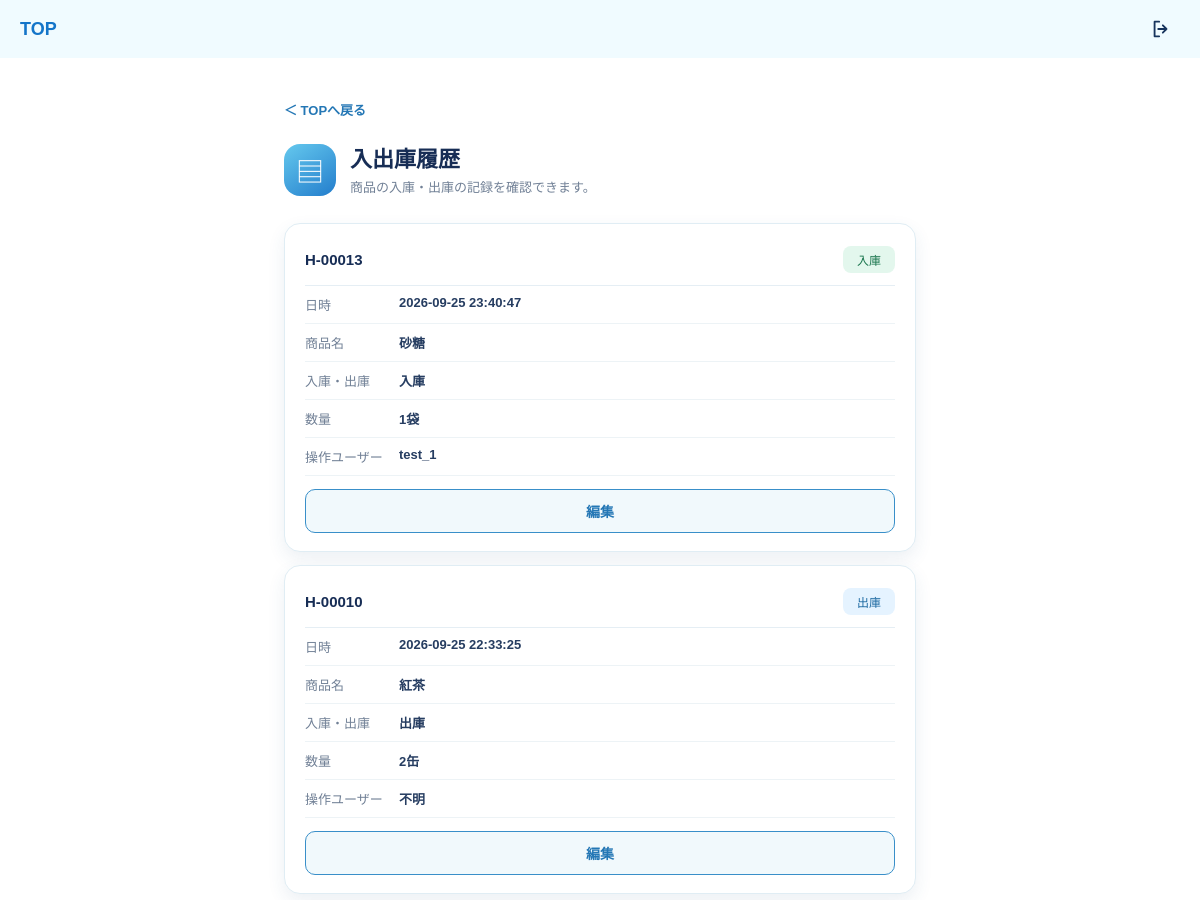
/history (signed in, upper part), run on an earlier commit of the app's database.
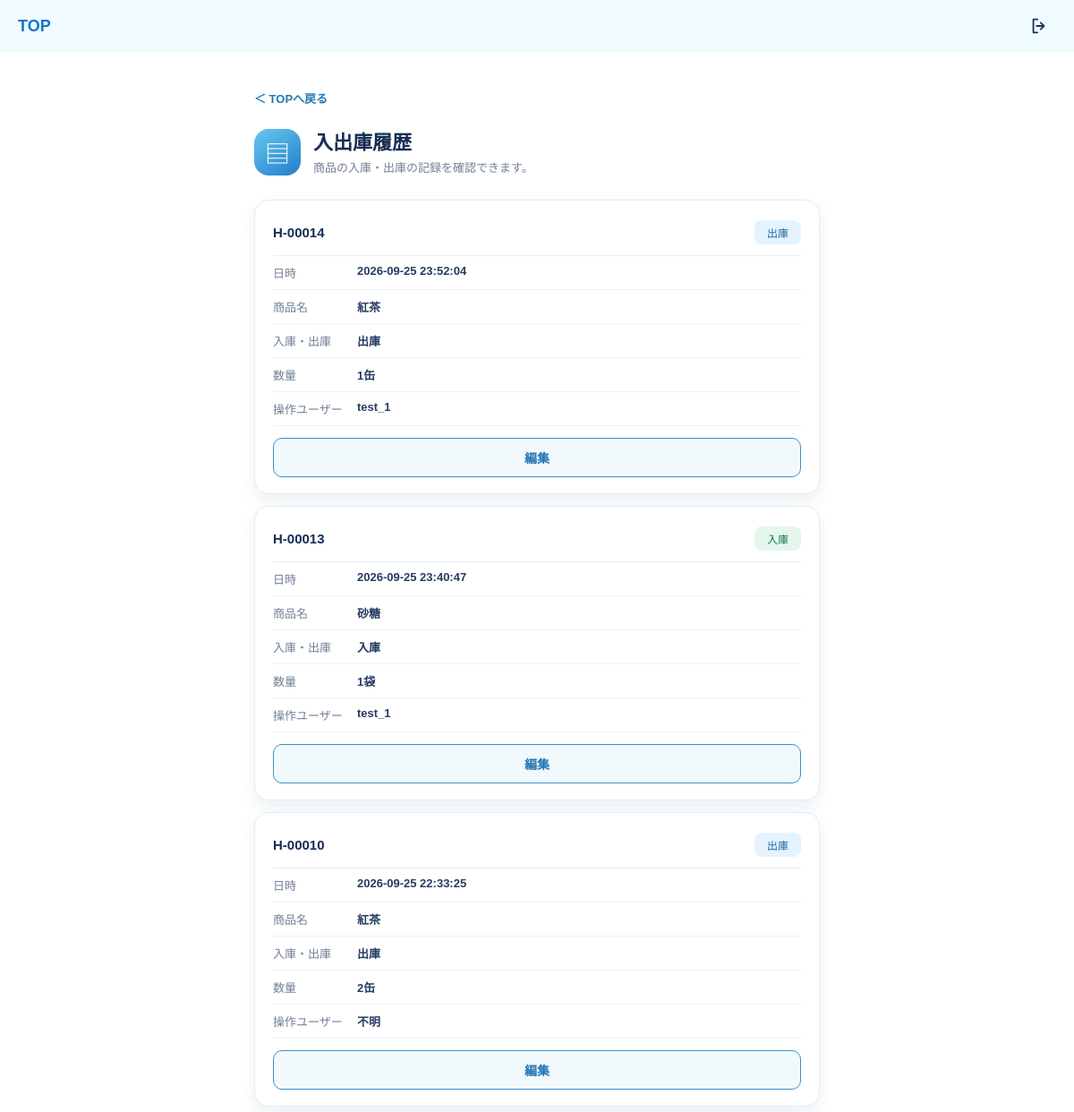
And on a later commit of the database.
### tables this page shows
CREATE TABLE transactions (
    id INTEGER PRIMARY KEY AUTOINCREMENT,
    product_name TEXT NOT NULL,
    transaction_type TEXT NOT NULL,
    quantity INTEGER NOT NULL,
    created_at TEXT NOT NULL
, product_id INTEGER, user_id INTEGER);

CREATE TABLE products (
    id INTEGER PRIMARY KEY AUTOINCREMENT,
    name TEXT NOT NULL,
    stock INTEGER NOT NULL DEFAULT 0,
    proper_stock INTEGER NOT NULL
, unit TEXT);

CREATE TABLE users (
        id INTEGER PRIMARY KEY AUTOINCREMENT,
        username TEXT NOT NULL UNIQUE,
        password_hash TEXT NOT NULL,
        created_at DATETIME NOT NULL DEFAULT CURRENT_TIMESTAMP
    );

### app.py (the view)
@app.route("/history")
@login_required
def history():
    conn = get_db_connection()
    transactions = conn.execute(
        """
           SELECT transactions.*, products.name AS current_product_name,
               products.unit AS current_product_unit,
               users.username AS transaction_username
        FROM transactions
        LEFT JOIN products ON products.id = transactions.product_id
           LEFT JOIN users ON users.id = transactions.user_id
        ORDER BY transactions.id DESC
        """
    ).fetchall()
    conn.close()
    return render_template(
        "history.html",
        transactions=transactions
    )

### app.py (called while the page is built)
def get_db_connection():
    conn = sqlite3.connect("inventory.db")
    conn.row_factory = sqlite3.Row
    product_columns = {
        row[1] for row in conn.execute("PRAGMA table_info(products)")
    }
    if product_columns and "unit" not in product_columns:
        conn.execute("ALTER TABLE products ADD COLUMN unit TEXT")
        conn.commit()
    columns = {
        row[1] for row in conn.execute("PRAGMA table_info(transactions)")
    }
    if columns and "product_id" not in columns:
        conn.execute("ALTER TABLE transactions ADD COLUMN product_id INTEGER")
        conn.commit()
    if columns and "user_id" not in columns:
        conn.execute("ALTER TABLE transactions ADD COLUMN user_id INTEGER")
        conn.commit()
    return conn

@login_manager.user_loader
def load_user(user_id):
    conn = get_db_connection()
    user_record = conn.execute(
        "SELECT id, username, password_hash FROM users WHERE id = ?",
        (user_id,)
    ).fetchone()
    conn.close()
    if user_record is None:
        return None
    return User(
        user_record["id"],
        user_record["username"],
        user_record["password_hash"]
    )

### templates/history.html (shortened to what this page needs)
<!DOCTYPE html>
{% extends "base.html" %}
{% block site_header %}
<header class="top-header">
    <a class="top-header__brand" href="{{ url_for('home') }}">TOP</a>
    {% if current_user.is_authenticated %}
    <a class="top-header__logout-icon" href="{{ url_for('logout') }}" aria-label="ログアウト" title="ログアウト">
        <svg viewBox="0 0 24 24" aria-hidden="true" focusable="false">
            <path d="M10 4H5v16h5M14 8l4 4-4 4M18 12H9" />
        </svg>
    </a>
    {% endif %}
</header>
{% endblock %}
{% block content %}
<div class="history-page">
    <a class="history-page__back" href="{{ url_for('home') }}">＜ TOPへ戻る</a>
    <section class="history-heading">
        <div class="history-heading__icon" aria-hidden="true">▤</div>
        <div>
            <h1>入出庫履歴</h1>
            <p>商品の入庫・出庫の記録を確認できます。</p>
        </div>
    </section>
    <section class="history-list" aria-label="入出庫履歴一覧">
        {% for transaction in transactions %}
        <article class="history-card">
            <div class="history-card__topline">
                <strong>H-{{ "%05d"|format(transaction.id) }}</strong>
                <span class="history-type{% if transaction.transaction_type in ['in', '入荷'] %} history-type--in{% else %} history-type--out{% endif %}">
                    {% if transaction.transaction_type in ['in', '入荷'] %}入庫{% else %}出庫{% endif %}
                </span>
            </div>
            <dl class="history-card__details">
                <div><dt>日時</dt><dd>{{ transaction.created_at }}</dd></div>
                <div><dt>商品名</dt><dd>{{ transaction.current_product_name or transaction.product_name }}</dd></div>
                <div><dt>入庫・出庫</dt><dd>{% if transaction.transaction_type in ['in', '入荷'] %}入庫{% else %}出庫{% endif %}</dd></div>
                <div><dt>数量</dt><dd>{{ transaction.quantity }}{% if transaction.current_product_unit and transaction.current_product_unit != "未設定" %}{{ transaction.current_product_unit }}{% endif %}</dd></div>
                <div><dt>操作ユーザー</dt><dd>{{ transaction.transaction_username or "不明" }}</dd></div>
            </dl>
            <a class="history-edit-button" href="{{ url_for('edit_transaction', transaction_id=transaction.id) }}">編集</a>
        </article>
        {% else %}
        <p class="history-empty">入出庫履歴はありません。</p>
        {% endfor %}
    </section>
</div>
{% endblock %}

What changed in the data, as far as the page shows it:
added transactions: id "00014", transaction_type "出庫"
